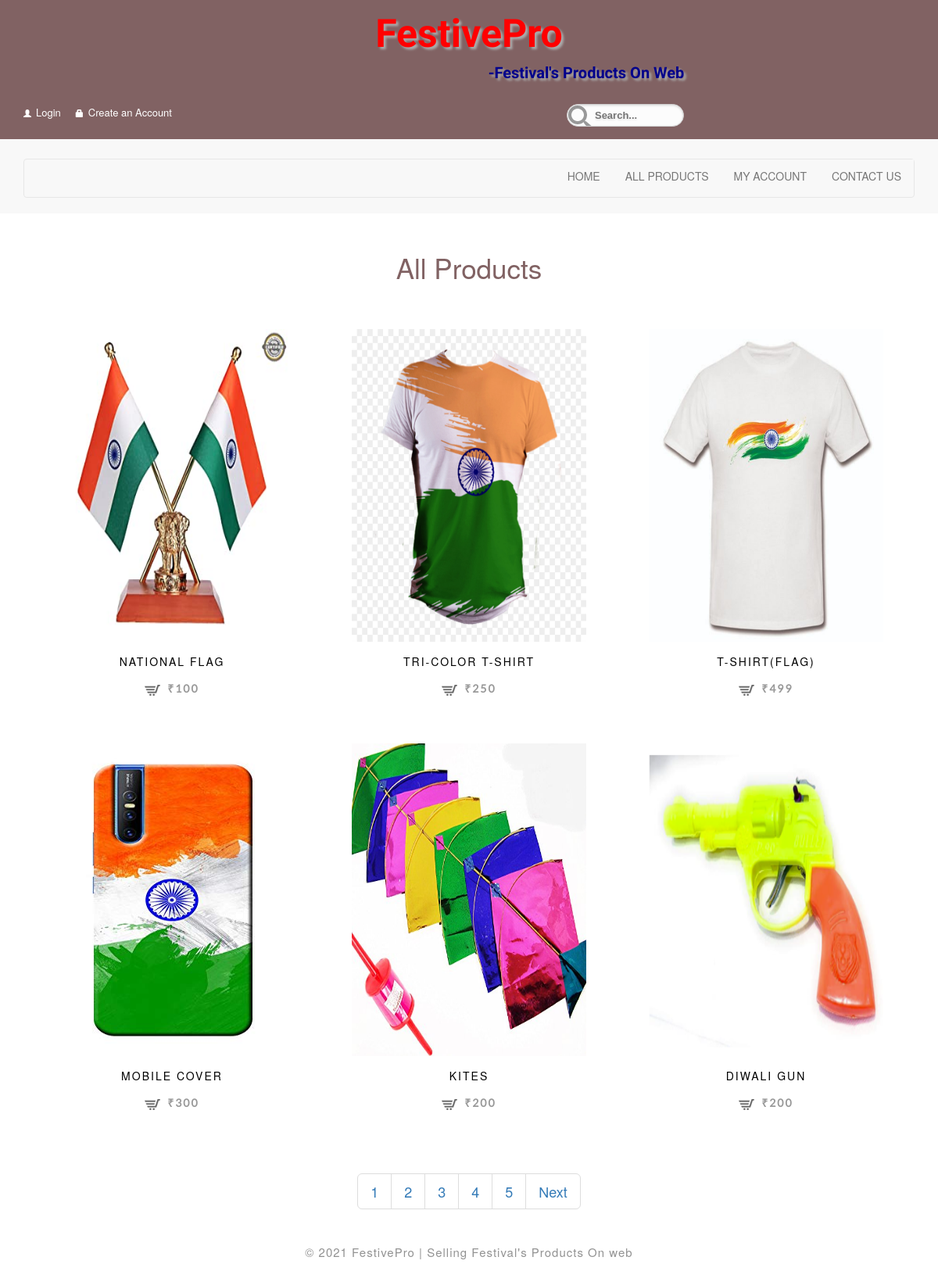
/all_products.php, run on the app's committed database.
### tables this page shows
CREATE TABLE `product` (
  `pro_id` int(7) NOT NULL,
  `pro_name` varchar(25) NOT NULL,
  `pro_price` int(5) NOT NULL,
  `pro_desc` varchar(400) NOT NULL,
  `stock` int(5) NOT NULL,
  `sub_id` int(7) NOT NULL,
  `unit_id` int(7) NOT NULL,
  `offer_id` int(7) DEFAULT NULL
);

CREATE TABLE `image` (
  `image_id` int(7) NOT NULL,
  `image_name` varchar(25) DEFAULT NULL,
  `pro_id` int(7) NOT NULL
);

### all_products.php (the view, shortened to what this page needs)
	<?php
		include 'include/header.php';
		include 'include/connection.php';
	?>
		<div class="container">
			<div class="main-content">
				<div class="products-grid">
				<header>
					<h3 class="head text-center">All Products</h3>
				</header>
<?php
$start=0;
$limit=6;
$t=mysqli_query($con,"select * from product");
$total=mysqli_num_rows($t);
if(isset($_GET['id']))
{
	$id=$_GET['id'];
	$start=($id-1)*$limit;
}
else
{
	$id=1;
}
$page=ceil($total/$limit);
	$get_prod="select * from product limit $start,$limit";
	$run_prod=mysqli_query($con,$get_prod);
	while($row_prod=mysqli_fetch_array($run_prod))
	{
		$pro_id=$row_prod['pro_id'];
		$pro_name=$row_prod['pro_name'];
		$pro_price=$row_prod['pro_price'];
		$get_pic="select i.* from image i,product p where p.pro_id='$pro_id' and p.pro_id=i.pro_id";
		$run_pic=mysqli_query($con,$get_pic);
			while($row_pic=mysqli_fetch_array($run_pic))
			{
				$pro_im=$row_pic['image_name'];
			}
				echo "	<div class='col-md-4 product simpleCart_shelfItem text-center'>
						<a href='#'><img src='images/$pro_im' alt='' /></a>
						<div class='mask'>
							<a href='details.php?pro_id=$pro_id'>Quick View</a>
						</div>
						<a class='product_name' href='details.php?pro_id=$pro_id'>$pro_name</a>
						<p><a class='item_add' href='index.php?add_cart=$pro_id'><i> </i> <span class='item_price'>&#x20B9;$pro_price</span></a></p>
						</div>";
	}
?>
					<div class="clearfix"></div>
				</div>
			</div>
<br />
<div align="center" style="display:block;">
<nav>
  <ul class="pagination pagination-lg">
	 <?php
	 for($i=1;$i <= $page;$i++){
	 ?>
		<li><a href="?id=<?php echo $i ?>"><?php echo $i;?></a></li>
	  <?php
	 }
	  ?>
	<?php if($id!=$page)
	{?>
	  <li><a href="?id=<?php echo ($id+1); ?>">Next</a></li>
	<?php }?>
 </ul>
</nav>
</div>
		</div>
		<?php
			include 'include/footer.php';
		?>
</body>
</html>

### css/style.css (style rules this page uses)
body { padding:0; margin:0; font-family: 'Lato-Regular'; background:#fff; }
body a { transition:0.5s all; -webkit-transition:0.5s all; -moz-transition:0.5s all; -o-transition:0.5s all; -ms-transition:0.5s all; }
h1,h2,h3,h4,h5,h6 { margin:0; font-family: 'PlayfairDisplay-Regular'; }
p { margin:0; }
ul { margin:0; padding:0; }
h3.head.text-center { font-size: 35px; color: #816263; font-weight: 500; padding: 0; }
.products-grid { min-height:515px; padding: 30px 0; }
.product { position:relative; margin-top: 50px; }
.products-grid img { width:300px; height:400px; }
.products-grid a { display:block; color:#000; text-transform:uppercase; font-size:14px; letter-spacing:2px; text-decoration:none; }
a.product_name { margin: 15px 0; }
.product p { color: #999; font-family: 'Lato-Regular'; font-weight: 700; display: inline-block; vertical-align: middle; }
.product p a { text-decoration: none; color: #999; }
.product p i { background: url(../images/cart.png) no-repeat; width: 20px; height: 14px; display: inline-block; margin-right: 4px; vertical-align: middle; }
* { box-sizing:border-box; }
.grid_5 h1, h2, h3, h4, h5, h6 { padding: 12px 0; }

### data on the page
product: image.image_name (picture), pro_name "NATIONAL FLAG", pro_price "100"
product: image.image_name (picture), pro_name "TRI-COLOR T-SHIRT", pro_price "250"
product: image.image_name (picture), pro_name "T-SHIRT(FLAG)", pro_price "499"
product: image.image_name (picture), pro_name "MOBILE COVER", pro_price "300"
product: image.image_name (picture), pro_name "KITES", pro_price "200"
product: image.image_name (picture), pro_name "DIWALI GUN", pro_price "200"
